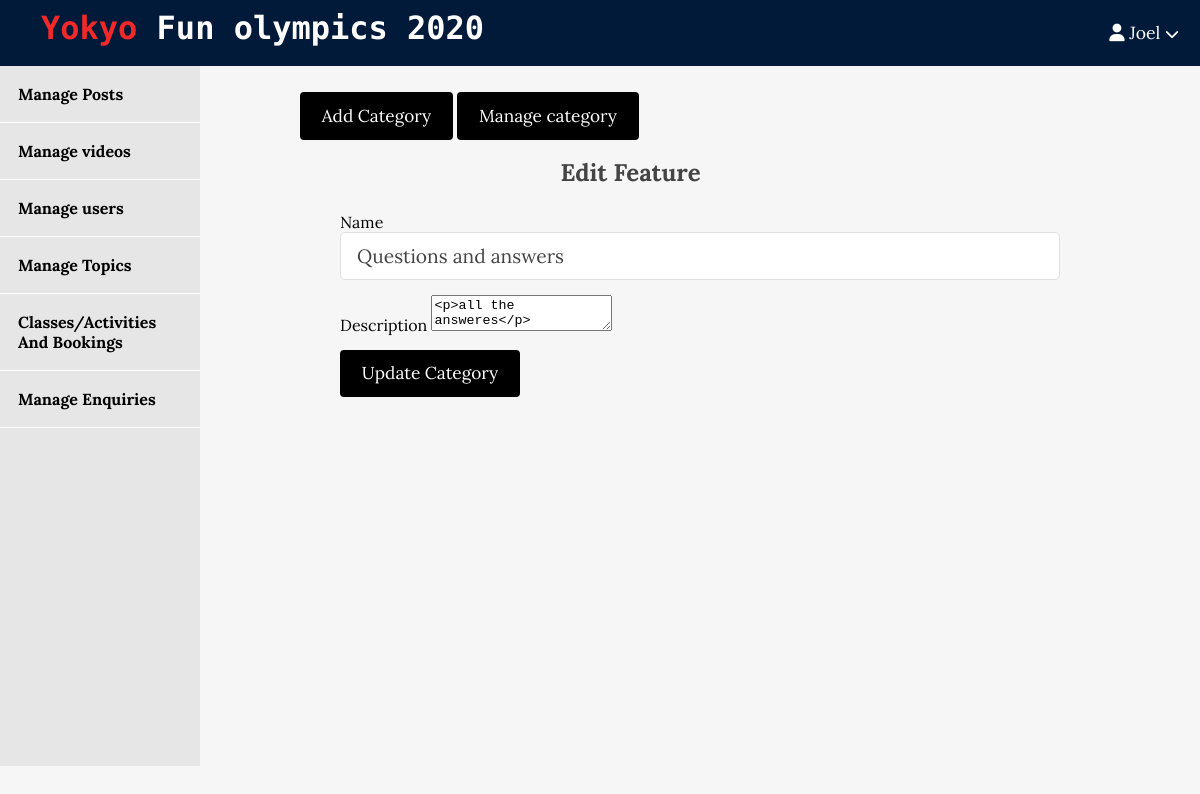
The page /admin/F.A.Q/edit.php?id=1 (signed in) on the database its author committed.
### tables this page shows
CREATE TABLE `frequently_asked` (
  `id` int(11) NOT NULL,
  `name` varchar(255) NOT NULL,
  `description` varchar(255) NOT NULL
);

### app/controllers/frequents.php (called while the page is built, shortened)
<?php
include(ROOT_PATH . "/app/database/db.php");
$table = 'frequently_asked';
if(isset($_GET['id'])){
    $id = $_GET['id'];
    $frequent = selectOne($table, ['id' => $id]);
    $name = $frequent['name'];
    $description = $frequent['description'];
}

### app/database/db.php (called while the page is built, shortened)
<?php
 require('connect.php');
 function executeQuery($sql, $data)
 {
global $conn;
$stmt = $conn->prepare($sql);
$values = array_values($data);
$types = str_repeat('s', count($values));
$stmt->bind_param($types, ...$values);
$stmt->execute();
return $stmt;
 }
function selectOne($table, $conditions)
{
    $sql = "SELECT * FROM $table ";
    $i = 0;
    foreach ($conditions as $key => $value){
        if ($i === 0) {
             $sql = $sql . " WHERE $key=?";
        } else {
            $sql = $sql . " AND $key=?";
        }
        $i++;
    }
    $sql = $sql ." LIMIT 1";
    $stmt = executeQuery($sql, $conditions);
    $records = $stmt->get_result()->fetch_assoc();
   return $records;
}

### admin/F.A.Q/edit.php (the view, shortened to what this page needs)
<?php include(ROOT_PATH . "/app/controllers/frequents.php"); ?>
<!DOCTYPE html>
<html lang="en">
<head>
<link rel="stylesheet" href="../../assets/css/style.css">
   <link rel="stylesheet" href="../../assets/css/admin.css">
</head>
<body>
<?php include(ROOT_PATH . "/app/includes/adminHeader.php");
?>
    <div class="admin-wrapper">
<?php include(ROOT_PATH . "/app/includes/adminSidebar.php"); ?>
<div class="admin-content">
    <div class="button-group">
<a href="create.php" class="btn btn-big">Add Category</a>
<a href="categories.php" class="btn btn-big"> Manage category</a>
    </div>
    <div class="content">
        <h2 class="page-title"><b>  Edit Feature</b></h2>
<form action="edit.php" method="post" >
      <div>
          <label> Name </label>
          <input type="text" value = "<?php echo $name; ?>" name="name" class="text-input">
        </div>
        <div>
        <div>
          <label> Description </label>
          <textarea name="description" id="body"><?php echo $description; ?></textarea>
        </div>
    <div>
<button type="submit" name="update-frequent" class="btn btn-big"> Update Category </button>
 </div>
</form>
</div>
</div>
</html>

### assets/css/style.css (style rules this page uses)
* { box-sizing: border-box }
body { padding: 0px; margin: 0px; background:#f6f6f6; font-family: 'lora', serif; }
h1, h2, h3, h4, h5, h6 { font-family:'lora', serif; color: #444; margin: 5px; }
a { text-decoration: none; color: inherit; }
.btn { padding: .5rem 1rem; background:black; color: white; border: 1px solid transparent; border-radius: .25rem; font-size: 1.08em; font-family:'lora', serif; }
.btn-big { padding: .7em 1.3rem; line-height: 1.3rem; }
.text-input { padding: .7rem 1rem; display: block; width: 100%; border-radius: 5px; border: 1px solid #e0e0e0; outline: none; color: #444; line-height: 1.5rem; font-size: 1.2em; font-family: 'lora', serif; }
.content { width: 90%; margin: 30px auto 30px; }

### assets/css/admin.css (style rules this page uses)
.admin-wrapper { display: flex; height: 700px; }
.admin-wrapper .admin-content { flex: 8; height: 100%; background: rgba(254, 255, 255, 0); padding: 40px 100px 100px; overflow-y: scroll; }
.admin-content .page-title { text-align: center; margin-right: 20%; margin-bottom: 1.5rem; }
form div { margin-bottom: 15px; }

### rows shown on the page
frequently_asked: name "Questions and answers", description "<p>all the answeres</p>"

### other values the page prints
$_SESSION['username'] "Joel"
